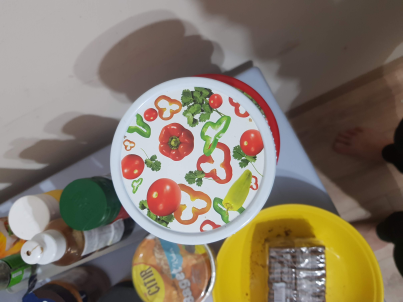
#> input picture BRISK-matching/images/img1.jpg, 403 x 302 px
$ python main.py
#> lines starting #> are read from the running program, lines starting #| are printed output that depends on the picture
### BRISK-matching/imports/filter_matches.py
import numpy as np


def filter_matches(kp1, kp2, matches, ratio=0.75):
    # Lows ratio test
    mkp1, mkp2, good = [], [], []
    len(matches)
    for m in matches:
        if len(m) == 2 and m[0].distance < m[1].distance * ratio:
            m = m[0]
            mkp1.append(kp1[m.queryIdx])
            mkp2.append(kp2[m.trainIdx])
            good.append(m)
    p1 = np.float32([kp.pt for kp in mkp1])
    p2 = np.float32([kp.pt for kp in mkp2])
    kp_pairs = zip(mkp1, mkp2)
    return p1, p2, kp_pairs, good

### BRISK-matching/imports/explore_match.py
import numpy as np
import cv2 as cv
def explore_match(win, img1, img2, kp1, kp2, good, status = None, H = None):
    # draw homography and lines between matches
    h1, w1 = img1.shape[:2]
    matchesMask = status.ravel().tolist()
    pts = np.float32([[0, 0], [0, h1-1], [w1-1, h1-1], [w1-1, 0]]).reshape(-1,1,2)
    dst = cv.perspectiveTransform(pts,H)
    img2new = cv.polylines(img2, [np.int32(dst)], True,255,3, cv.LINE_AA)
    draw_params = dict(matchColor = (0,255,0), # draw matches in green color
                       singlePointColor = None,
                       matchesMask = matchesMask, # draw only inliers
                       flags = 2)

    img3 = cv.drawMatches(img1,kp1,img2new,kp2,good,None,**draw_params)
    return img3

### BRISK-matching/main.py
import cv2 as cv
import matplotlib.pyplot as plt
import numpy as np
from imports.filter_matches import filter_matches
from imports.explore_match import explore_match


# path of image 1
path1 = "./images/img1.jpg"

# path of image 2
path2 = "./images/img2.jpg"

img1 = cv.imread(path1)
#> img1 is the input picture: shape (302, 403, 3); mean B, G, R 103.5, 119.1, 130.4
img2 = cv.imread(path2)
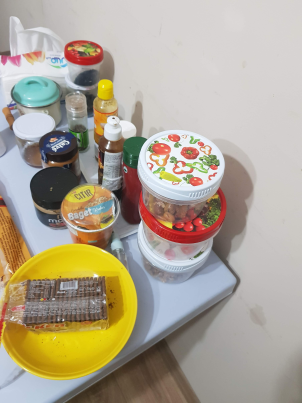
#> input picture BRISK-matching/images/img2.jpg, 302 x 403 px
#> img2 is the input picture: shape (403, 302, 3); mean B, G, R 147.6, 164.7, 174

detector = cv.BRISK_create()
norm = cv.NORM_HAMMING
# finding features
kp1, desc1 = detector.detectAndCompute(img1, None)
#> kp1 = 957 keypoints; strongest (x, y, size): (28, 252, 16.2), (28, 254, 12.3), (302, 249, 13), (201, 164, 14.5)
print(len(kp1))
#| 957
length = []
for i in desc1:
    length.append(len(i))
#> after the loop, length = 957 values from 64 to 64
print(len(length))
#| 957
kp2, desc2 = detector.detectAndCompute(img2, None)
#> kp2 = 970 keypoints; strongest (x, y, size): (68, 142, 12.8), (107, 147, 12.1), (55, 150, 12.1), (54, 148, 22.2)
result1 = cv.drawKeypoints(img1, kp1, None)
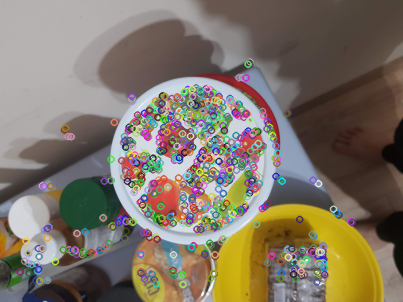
#> result1: shape (302, 403, 3); mean B, G, R 102.9, 116.8, 126.6
cv.imwrite("features1.jpg", result1)
result2 = cv.drawKeypoints(img2, kp2, None)
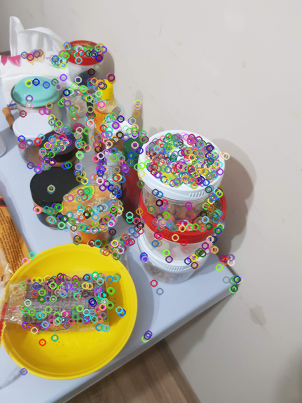
#> result2: shape (403, 302, 3); mean B, G, R 148.2, 163.7, 170.9
cv.imwrite("features2.jpg", result2)
# finding matches
FLANN_INDEX_LSH = 6
flann_params = dict(
    algorithm=FLANN_INDEX_LSH,
    table_number=6,  # 12
    key_size=12,  # 20
    multi_probe_level=1,
)  # 2
matcher = cv.FlannBasedMatcher(flann_params, {})
raw_matches = matcher.knnMatch(desc1, trainDescriptors=desc2, k=2)
#> raw_matches = 957 matches
# finding good matches
p1, p2, kp_pairs, good = filter_matches(kp1, kp2, raw_matches)
#> after the loop in filter_matches, `for m in matches:`: good = 23 matches; mkp1 = 23 keypoints; strongest (x, y, size): (156, 166, 31.8), (153, 158, 27.8), (145, 169, 26.2), (175, 157, 39.2); mkp2 = 23 keypoints; strongest (x, y, size): (181, 153, 14.2), (180, 144, 11.6), (175, 145, 13.4), (149, 148, 18.5)
#> in filter_matches, `p1 = np.float32([kp.pt for kp in mkp1])`: p1 = 23 rows, first 8: [230.7, 103.9], [230.8, 176.8], [228.8, 179.9], [75, 250], [301.7, 264.8], [151.7, 274], [218.5, 95.97], [150.5, 106.5]
#> in filter_matches, `p2 = np.float32([kp.pt for kp in mkp2])`: p2 = 23 rows, first 8: [179.3, 141.6], [100.4, 182.9], [100.4, 182.9], [50.67, 188.1], [94.71, 274.7], [132, 120.6], [215.8, 168], [156.8, 174.3]
#> good = 23 matches
if len(p1) >= 4:
    H, status = cv.findHomography(p1, p2, cv.RANSAC, 5.0)
#> H = [[-0.164, -0.507, 227.6], [0.0581, -0.137, 111.7], [-0.00116, -0.000888, 1]]; status = 23 values, max 1 at index 6, min 0 at index 0, mean 0.478
    print("%d / %d  inliers/matched" % (np.sum(status), len(status)))
#| 11 / 23  inliers/matched
else:
    H, status = None, None
    print("%d matches found, not enough for homography estimation" % len(p1))
vis = explore_match("win", img1, img2, kp1, kp2, good, status, H)
#> in explore_match, `matchesMask = status.ravel().tolist()`: matchesMask = [0, 0, 0, 0, 0, 0, 1, 0, 1, 0, 0, 1, 0, 0, 1, 1, 1, 1, 0, 1, 1, 1, 1]
#> in explore_match, `dst = cv.perspectiveTransform(pts,H)`: dst = [[227.6, 111.7], [102.2, 96.13], [34.39, 351.2], [303, 252.8]]
#> in explore_match, `img2new = cv.polylines(img2, [np.int32(dst)], True,255,3, cv.LINE_AA)`:
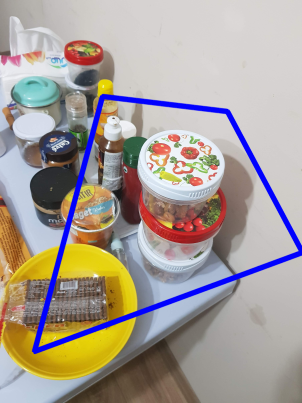
#> img2new: shape (403, 302, 3); mean B, G, R 151.8, 158.2, 167.1
#> in explore_match, `draw_params = dict(matchColor = (0,255,0),`: draw_params = 4 items
#> in explore_match, `img3 = cv.drawMatches(img1,kp1,img2new,kp2,good,None,**draw_params)`:
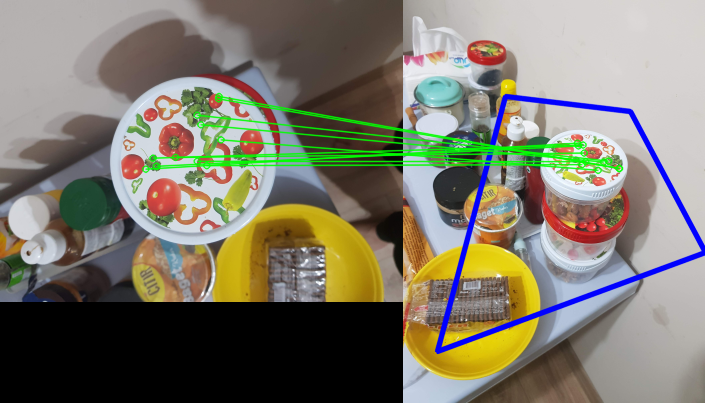
#> img3: shape (403, 705, 3); mean B, G, R 107, 121.4, 124.9
cv.imwrite("match.jpg", vis)
